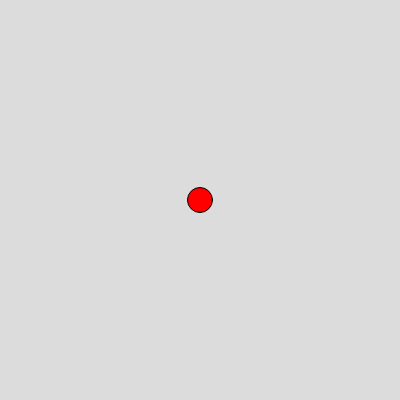
Frame 1 (no input)
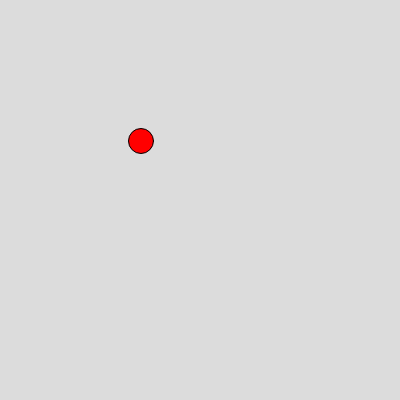
Frame 60 (no input)
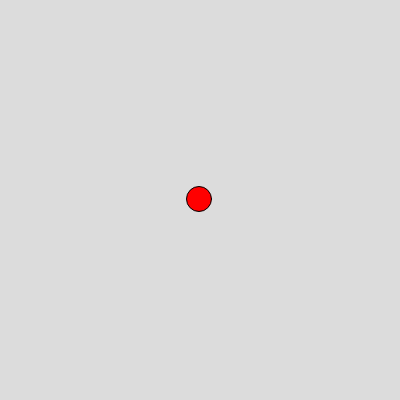
Frame 120 (the mouse pressed at the canvas centre since frame 60)

The p5.js sketch that drew these frames (run headless with seeded random() and noise() and a simulated clock; from frame 60 on, the mouse is pressed at the canvas centre):

// p5.js sketch
// ── sketch.js
//Variaveis Globais
let cor;
let posicaoVariavel;
let posicaoHorizontal;

function setup() {
  createCanvas(400, 400);
  cor = color(255, 0, 0)
  posicaoVariavel = 200;
  posicaoHorizontal = 200;
}

function draw() {
  background(220);
  fill(cor);
  circle(posicaoVariavel, posicaoHorizontal, 25);  

  //--------Eixo y-------
  if(mouseY < posicaoHorizontal){
    posicaoHorizontal--;
  }
  if(mouseY > posicaoHorizontal){
    posicaoHorizontal++;
  }
  if(mouseX < posicaoVariavel){
    posicaoVariavel--;
  }
  if(mouseX > posicaoVariavel){
    posicaoVariavel++;
  }
}
